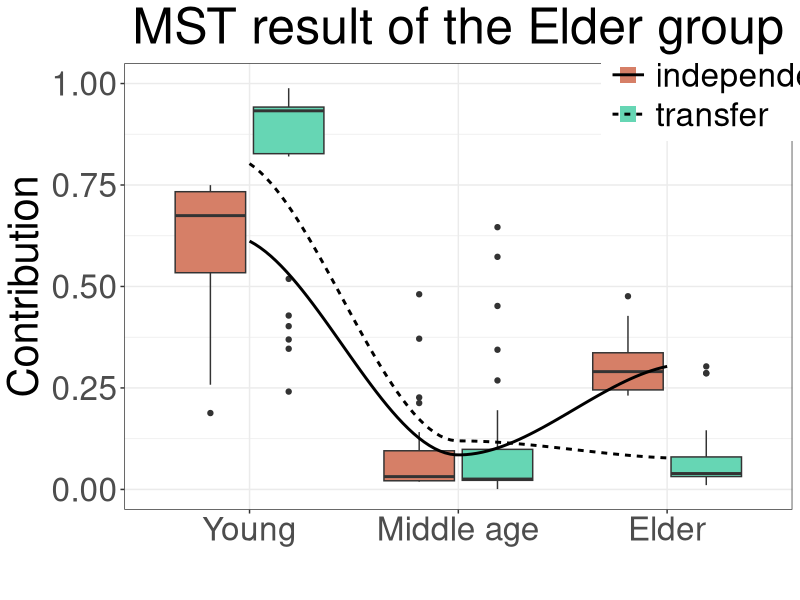

This figure's R source:
library(ggplot2)
library(ggpubr)
library(dplyr)
library(reshape2)

inde.Data <- read.csv('independent_result/layerMelt.csv')[, c(2,3)] 
trans.Data <- read.csv('transfer_result/layerMelt.csv')[, c(2,3)]
inde.Data['mode'] <- 'independent'
trans.Data['mode'] <- 'transfer'
bind.Data <- bind_rows(inde.Data, trans.Data)
bind.Data$Env <- factor(bind.Data$Env, levels=c('Young','Middle age', 'Elder'))

box.Plot <- ggplot(bind.Data)+
                geom_boxplot(aes(x=Env, y=Contribution, fill=mode), show.legend=FALSE)+
                geom_point(aes(x=Env, y=-1, color=mode), shape=15, size=5)+
                geom_smooth(aes(x=as.numeric(Env), y=Contribution, linetype=mode), 
                method='loess', color='black', se=FALSE)+
                ylim(c(0, 1))+
                xlab('')+
                ylab('Contribution')+
                scale_color_manual(values=c('#D67F67', '#66D6B4'))+
                scale_fill_manual(values=c('#D67F67', '#66D6B4'))+
                guides()+
                theme_bw()+
                labs(title='MST result of the Elder group')+
                theme(text=element_text(size=30),
                        plot.title=(element_text(hjust=0.5)),
                        legend.title=element_blank(),
                        legend.position=(c(0.9, 0.93)),
                        legend.key.size=unit(1, 'cm'))
ggsave('box_plot.jpg', height=10, width=15)